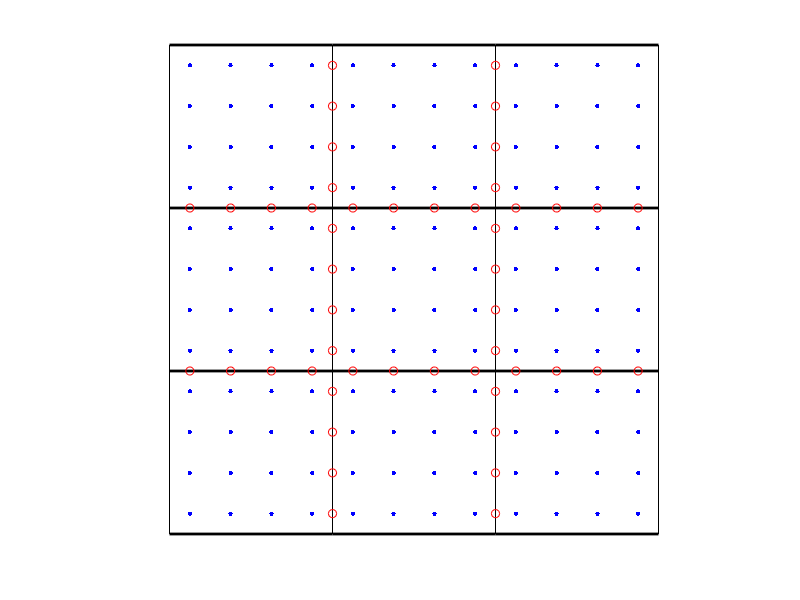

Write MATLAB code to recreate this figure.
%%
n = 4;
m = 4;
hg = 1/(m-1);
[xd,yd] = meshgrid(linspace(0,1,m));
h = hg/n;
t = linspace(0,hg,n+1); t = t(1:end-1) + 0.5*h;
[xg,yg] = meshgrid(t);

%%
plotDomains = 1;
plotGrid = 1;
plotGamma = 1;
labelDomains = 0;


%%
if plotDomains == 1
    plot(xd,yd,'k-',xd',yd','k-','LineWidth',2)
    hold on
end

if labelDomains == 1
    count = 1;
    for j=1:m-1
        for k=1:m-1
            text(0.5*(xd(j,k)+xd(j+1,k+1)),0.5*(yd(j+1,k+1)+yd(j,k)),sprintf('$\\Omega_{%d}$',count),'Interpreter','Latex','FontSize',16)
            count = count + 1;
        end
    end
end

if plotGrid == 1
    for i = 1:m-1
        for j = 1:m-1
            plot(xg+xd(i,j),yg+yd(i,j),'b.','MarkerSize',10)
            hold on;
        end
    end
end

if plotGamma == 1
    for i = 1:m-1
        for j = 1:m-2
            plot(xg(:,end)+0.5*h+xd(i,j),yg(:,end)+yd(i,j),'ro','MarkerSize',6)
            hold on;
        end
    end
    for i = 1:m-2
        for j = 1:m-1
            plot(xg(end,:)+xd(i,j),yg(end,:)+0.5*h+yd(i,j),'ro','MarkerSize',6)
            hold on;
        end
    end
end

axis off
axis equal
hold off
set(gcf,'Position',[733   765   507   333]);
shg

